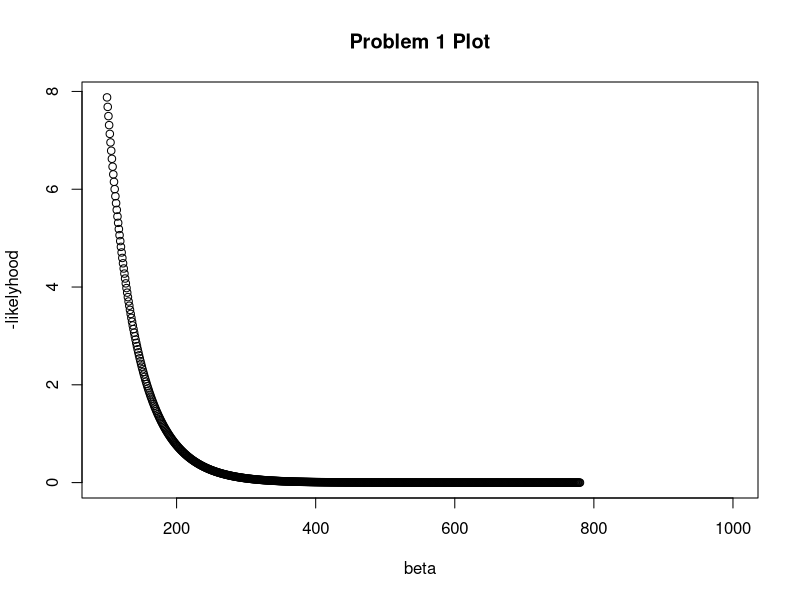

This figure's R source:
## ---- chunk 1

rm(list = ls());
require(dplyr);
require(ggplot2);
require(reshape2);

## ---- chunk 2
set.seed(11);
#allows for reproducibility

#The likelihood function for a multinomial distribution 
#In: A set of parameters and a data set
#Out: The sum of the log likelihoods for each data point
logitLogLike = function(V, cMat) {
    minLike = -10 ^ 9;
    maxLike = 10 ^ 9;
    denom = matrix(apply(V, 2, function(x) log(sum(exp(x)))), nrow = 1);
    #calculate the denominator for each price
    #calculate the log probability for each value of v
    logPVec = t(apply(V, 1, function(x) x - denom));

    #The below command looks up the logged probability for each entry in cMat and sums the total
    return(sum(sapply(1:ncol(V), function(x) sum(logPVec[cMat[, x], x]))));
}

#A wrapper function for logitLike amenable to the setup in problem 6
# Note that a null alternative is added. The null alternative is assumed to be J=1.
#In: Alpha, Beta, and the  data set
#Out: The sum of the log likelihoods for each data point
multinomChoiceModelLike = function(alpha, beta, lPrice, cMat) {

    #form the matrix of Vs
    return(logitLogLike(apply(lPrice, 2, function(x) alpha + beta * x), cMat));
}

#A gradient function specific to problem 1
# Note that a null alternative is added. The null alternative is assumed to be J=1.
#In: Alpha, Beta, price, and the  data set. Alpha[0] and price[0] are assumed to be zero.
#Out: The gradient of the likelihood
multinomChoiceModelGrad = function(alpha, beta, lPrice, cMat) {
    L = nrow(cMat);
    W = ncol(cMat);
    J = length(alpha);
    eta = matrix(sapply(1:J,
        function(x) apply(cMat, 2, function(y) sum(y == x))), nrow = J, ncol = W, byrow = TRUE);
        #calculate the denominator for each price series    
    denom = apply(lPrice, 2, function(x) sum(exp(alpha + x * beta)));
    #the below return calculates and sums the gradients accross prices

    return(rbind(matrix(sapply(2:J,
        function(x) sum(eta[x,] - L * exp(alpha[x] + beta * lPrice[x,]) / denom)), ncol = 1),
        sum(sapply(1:J,
            function(x) sum(lPrice[x,] * (eta[x,] - L * exp(alpha[x] + beta * lPrice[x,]) / denom))))));
            }

##########################Problem 1 Entry Point##########################

#Define the Parameters
numSamples = 50;
numPriceVectrs = 20;
alpha = matrix(NA, 2);
alpha[1] = 0;
alpha[2] = 0;
beta = 500;
lowerBound = 0.1;
upperBound = 5000;
maxIter = 100;

numPrices = length(alpha);
#get the prices
logPrices = rbind(matrix(rep(0, numPriceVectrs), nrow = 1),
    matrix(runif(numPriceVectrs * (numPrices - 1), -1, 1), nrow = numPrices - 1));

#Simulate the data
unifPts = 0
iter = 0
while ((unifPts != numSamples * numPriceVectrs) && (iter < maxIter)) {
    popPVec = exp(rep(alpha, numPriceVectrs) + logPrices * beta);
    popPVec = apply(popPVec, 2, function(x) x / sum(x));
    sampMat = matrix(sapply(1:numPriceVectrs,
        function(x) sample.int(numPrices, numSamples, replace = TRUE, popPVec[, x])),
        nrow = numSamples, ncol = numPriceVectrs);
    unifPts = sum(sapply(1:numPriceVectrs, function(x) sum(sampMat[1, x] == sampMat[, x])));
    iter = iter + 1;
}
#print(sampMat);
if (iter == maxIter) print("Warning: Conformed data set not generated");
#Get the maximum likelihood of the parameters
likeFunc = function(b)
    - multinomChoiceModelLike(alpha, b, logPrices, sampMat);

gradFunc = function(b)
    - multinomChoiceModelGrad(alpha, b, logPrices, sampMat)[numPrices];

gMin = 100;
gMax = 1000;
xVec = gMin:gMax;
yVec = sapply(gMin:gMax, likeFunc)


plot(xVec, yVec, main = "Problem 1 Plot", xlab = "beta", ylab = "-likelyhood");

out = optim(700, likeFunc, gradFunc,
    method = "L-BFGS-B",
    lower = c(rep(lowerBound, numPrices)),
    upper = c(rep(upperBound, numPrices)));

print(out);
## ---- chunk 3
#The likelihood function for a multinomial distribution 
#In: A set of parameters and a data set
#Out: The sum of the binary likelihoods for each data point
binLogLike = function(beta, xMat, yVec) {
    expon = xMat %*% beta;
    #calculate the exponent

    return(t(yVec) %*% expon - sum(log(1 + exp(expon))));
}

#A gradient function specific to problem 7
#In: beta coeficients, matrix of xvalues, y values. The first beta value is assumed to be the intercept
#Out: The gradient of the likelihood
binLogGrad = function(beta, xMat, yVec) {
    DoF = length(beta);
    expon = xMat %*% beta;

    return(rbind(sum(yVec) - sum(exp(expon) / (1 + exp(expon))),
        matrix(sapply(2:DoF,
            function(k) t(xMat[, k]) %*% (yVec - (exp(expon) / (1 + exp(expon))))),
        nrow = dof - 1)));
}

##########################Problem 2 Entry Point##########################

#Define the Parameters
numSamples = 10 ^ 5;
beta = matrix(seq(0.5, 2.5, .5), nrow = 5);
#beta = matrix(c(.38, 0, 0, 0, 0), nrow = 5);
initBeta = matrix(rep(rep(1, 5), nrow = 5));
dof = length(beta);
lowerBound = -1;
upperBound = 5;

#Simulate the x values
xMat = cbind(rep(1, numSamples),
    matrix(runif((dof - 1) * numSamples, -1, 1), nrow = numSamples, ncol = dof - 1));

#simulate the y values
yVec = runif(numSamples);
expon = xMat %*% beta;
yVec = (yVec < exp(expon) / (1 + exp(expon)));

#Get the maximum likelihood of the parameters
likeFunc = function(b) - binLogLike(b, xMat, yVec);
gradFunc = function(b) - binLogGrad(b, xMat, yVec);

#get the mle data
out = optim(initBeta, likeFunc, gradFunc,
    method = "L-BFGS-B",
    lower = c(rep(lowerBound, dof)),
    upper = c(rep(upperBound, dof)),
    hessian = TRUE);

print(out);

mlePar = matrix(out$par, nrow = dof);
mleVal = out$value;
mleHess = out$hessian[1:dof, 1:dof];
nullH = rbind(sum(yVec) / (sum(yVec) + numSamples), matrix(rep(0, dof - 1), nrow = dof - 1));
lambda = 2 * ( - mleVal + likeFunc(nullH));
print("Likelihood Ratio Test");
print(1 - pchisq(lambda, dof - 1));

rVec = mlePar[2:dof] - nullH[2:dof];
W = t(rVec) %*% mleHess[2:dof, 2:dof] %*% rVec;
print("Wald Test");
print(1 - pchisq(W, dof - 1));
